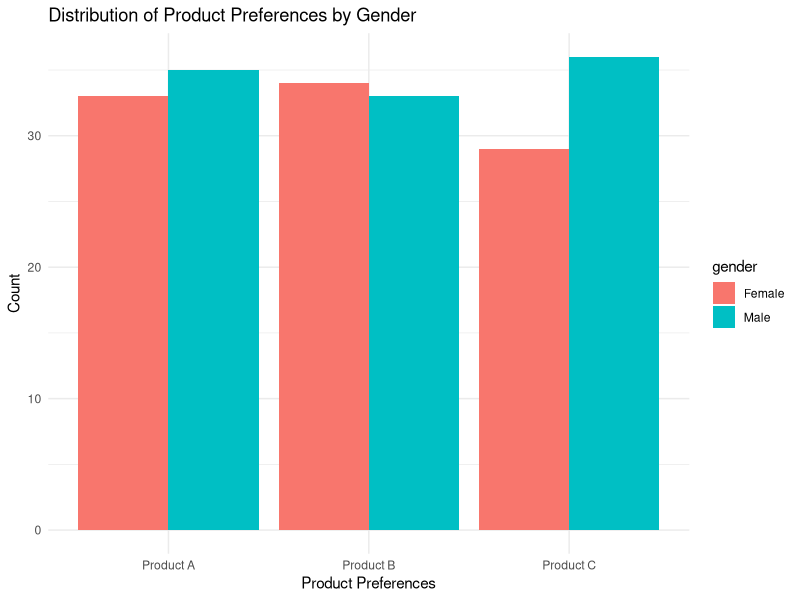

The R script that drew this image:
# the Chi-Square Independence Test is used to assesses whether there is a significant association or relationship between two categorical variables

# H0: There is no statistically significant association between gender and product preferences
# HA: there is a statistically significant association between gender and product preferences
# p-val < sig level reject H0
# p-val > sig level accept H0

# Load necessary libraries
library(ggplot2)
library(dplyr)
library(tidyr)

# Create a sample dataset
n <- 200  # Number of samples
gender <- sample(c("Male", "Female"), n, replace = TRUE)
preferences <- sample(c("Product A", "Product B", "Product C"), n, replace = TRUE)

# Combine into a data frame
dat <- data.frame(gender, preferences)

# Print the first few rows of the dataset
head(dat)

# Create a contingency table
contingency_table <- table(dat$gender, dat$preferences)

# Print the contingency table
print(contingency_table)

# Hypothesis Statements
cat("Hypotheses:\n")
cat("Null Hypothesis (H0): There is no statistically significant association between gender and product preferences.\n")
cat("Alternative Hypothesis (H1): There is a statistically significant association between gender and product preferences.\n")

# Perform the Chi-Square Test
chi_square_test <- chisq.test(contingency_table)

# Print test results
cat("\nChi-Square Test Results:\n")
cat("Chi-Square Statistic:", chi_square_test$statistic, "\n")
cat("Degrees of Freedom:", chi_square_test$parameter, "\n")
cat("p-value:", chi_square_test$p.value, "\n")

# Interpretation
alpha <- 0.05

if (chi_square_test$p.value < alpha) {
  cat("Conclusion: Reject the null hypothesis (H0). There is a statistically significant association between gender and product preferences.\n")
} else {
  cat("Conclusion: Accept the null hypothesis (H0). There is no statistically significant association between gender and product preferences.\n")
}

# Convert data to long format for visualization
dat_long <- dat |>
  group_by(gender, preferences) |>
  summarise(count = n()) |>
  ungroup()

# Create a bar plot to visualize the data
ggplot(dat_long, aes(x = preferences, y = count, fill = gender)) +
  geom_bar(stat = "identity", position = "dodge") +
  labs(title = "Distribution of Product Preferences by Gender",
       x = "Product Preferences",
       y = "Count") +
  theme_minimal()
